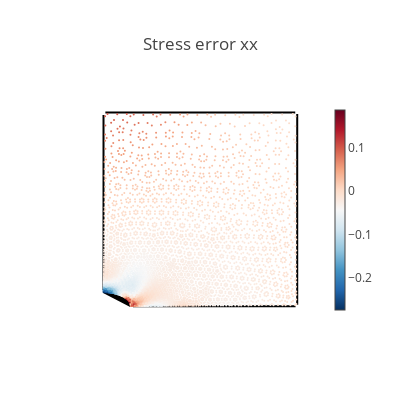
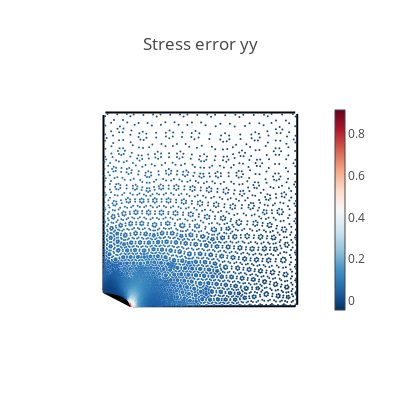
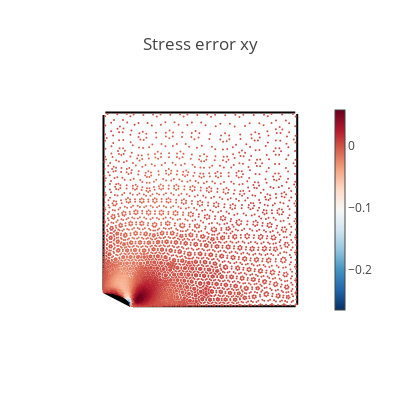
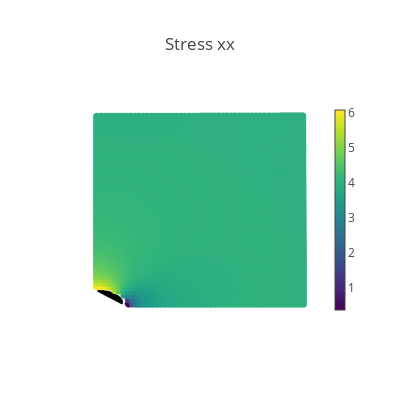

The notebook cell these images were saved under, in order:
### Code cell
val_rad_x = 0.14
p_val = Plate(val_rad_x, N, M) 
val_data_input, val_data_output, val_data_hole = p_val.load_reference_data()
val_collo, val_top, val_right, val_left, val_bottom, val_hole = p_val.generate_dataset()

# Create a validation domain different from the training domain
val_x, val_y = np.meshgrid(np.linspace(0, L, 50), np.linspace(0, L, 50))
val_r = Rx * np.ones(np.shape(val_x))
val_domain = np.vstack([val_x.ravel(), val_y.ravel(), val_r.ravel()]).T
mask = (
    ((val_domain[:, 0] ** 2) / (Rx**2)) + ((val_domain[:, 1] ** 2) / (Ry**2))
) > 1
val = torch.tensor(val_domain[mask], requires_grad=True, dtype=DTYPE)


# Compute model predictions on the validation domain
disp = net(val)
def_val = val[:, :-1] + disp
stress = torch.vmap(sigma)(val)
mises = torch.sqrt(
    stress[:, 0, 0] ** 2
    + stress[:, 1, 1] ** 2
    - stress[:, 0, 0] * stress[:, 1, 1]
    + 3 * stress[:, 0, 1] ** 2
)
# print([loss.item() for loss in compute_les(val)])


@torch.no_grad()
def make_plot(x, y, variable, title, cmap=sequential.Viridis, size=8.0):
    fig = go.Figure()

    # Plot boundaries
    m = dict(color="black")
    fig.add_trace(go.Scatter(x=top[:, 0], y=top[:, 1], mode="lines", marker=m))
    fig.add_trace(go.Scatter(x=bottom[:, 0], y=bottom[:, 1], mode="lines", marker=m))
    fig.add_trace(go.Scatter(x=left[:, 0], y=left[:, 1], mode="lines", marker=m))
    fig.add_trace(go.Scatter(x=right[:, 0], y=right[:, 1], mode="lines", marker=m))
    fig.add_trace(go.Scatter(x=hole[:, 0], y=hole[:, 1], mode="lines", marker=m))

    # Plot variable values
    m = dict(color=variable, colorscale=cmap, size=size, colorbar=dict(thickness=10))
    fig.add_trace(go.Scatter(x=x, y=y, marker=m, mode="markers"))

    # plot settings
    fig.layout.yaxis.scaleanchor = "x"
    fig.update_layout(
        template="none", width=400, height=400, title=title, showlegend=False
    )
    fig.update_xaxes(visible=False)
    fig.update_yaxes(visible=False)
    fig.show()


# Compute data error
s_data = val_data_output[:, 0:3]
s_pred = torch.vmap(sigma)(val_data_input[:, 0:3])
ds_xx = s_data[:, 0] - s_pred[:, 0, 0]
ds_yy = s_data[:, 1] - s_pred[:, 1, 1]
ds_xy = s_data[:, 2] - s_pred[:, 0, 1]


# Plot stress errors
cmap = sequential.RdBu_r
make_plot(*val_data_input[:, 0:2].T, ds_xx, "Stress error xx", size=2.0, cmap=cmap)
make_plot(*val_data_input[:, 0:2].T, ds_yy, "Stress error yy", size=2.0, cmap=cmap)
make_plot(*val_data_input[:, 0:2].T, ds_xy, "Stress error xy", size=2.0, cmap=cmap)

# Plot stresses
make_plot(*def_val.T, stress[:, 0, 0], "Stress xx")
make_plot(*def_val.T, stress[:, 0, 1], "Stress xy")
make_plot(*def_val.T, stress[:, 1, 1], "Stress yy")
make_plot(*def_val.T, mises, "Mises stress")

# Plot displacements
make_plot(*def_val.T, disp[:, 0], "Displacement in x", cmap=sequential.Inferno)
make_plot(*def_val.T, disp[:, 1], "Displacement in y", cmap=sequential.Inferno)

### Figure 1 — Plotly figure (JSON) as saved in the notebook; plotly's stock layout.template omitted (floating-point values rounded to 4 significant figures; data arrays with more than 128 entries replaced by an {"elided": "..."} marker saying what was removed)
{"data": [{"marker": {"color": "black"}, "mode": "lines", "type": "scatter", "x": [0.2955, 0.4677, 0.8937, 0.3076, 0.1575, 0.5853, 0.2686, 0.6532, 0.5686, 0.3732, 0.5484, 0.7345, 0.8207, 0.4554, 0.9647, 0.06614, 0.8485, 0.865, 0.2513, 0.9563, 0.3991, 0.492, 0.6627, 0.3281, 0.8129, 0.7723, 0.5148, 0.009548, 0.9898, 0.6254, 0.09903, 0.4357, 0.7125, 0.6034, 0.5331, 0.05297, 0.2004, 0.7468, 0.3401, 0.409, 0.1292, 0.6846, 0.2304, 0.03765, 0.1705, 0.9137, 0.9399, 0.7979, 0.1144, 0.1824], "y": [1, 1, 1, 1, 1, 1, 1, 1, 1, 1, 1, 1, 1, 1, 1, 1, 1, 1, 1, 1, 1, 1, 1, 1, 1, 1, 1, 1, 1, 1, 1, 1, 1, 1, 1, 1, 1, 1, 1, 1, 1, 1, 1, 1, 1, 1, 1, 1, 1, 1]}, {"marker": {"color": "black"}, "mode": "lines", "type": "scatter", "x": [0.2808, 0.5635, 0.5043, 0.4972, 0.3623, 0.5293, 0.2088, 0.7996, 0.9398, 0.193, 0.6912, 0.7657, 0.5548, 0.3878, 0.9559, 0.9077, 0.8963, 0.9916, 0.8232, 0.7034, 0.2738, 0.3571, 0.7578, 0.3254, 0.4099, 0.597, 0.176, 0.3131, 0.4446, 0.6714, 0.8061, 0.8503, 0.98, 0.6247, 0.4659, 0.1518, 0.2289, 0.6086, 0.7237, 0.4205, 0.2469, 0.876, 0.655], "y": [0, 0, 0, 0, 0, 0, 0, 0, 0, 0, 0, 0, 0, 0, 0, 0, 0, 0, 0, 0, 0, 0, 0, 0, 0, 0, 0, 0, 0, 0, 0, 0, 0, 0, 0, 0, 0, 0, 0, 0, 0, 0, 0]}, {"marker": {"color": "black"}, "mode": "lines", "type": "scatter", "x": [0, 0, 0, 0, 0, 0, 0, 0, 0, 0, 0, 0, 0, 0, 0, 0, 0, 0, 0, 0, 0, 0, 0, 0, 0, 0, 0, 0, 0, 0, 0, 0, 0, 0, 0, 0, 0, 0, 0, 0, 0, 0, 0, 0, 0, 0], "y": [0.2009, 0.5197, 0.6777, 0.8967, 0.3878, 0.8744, 0.6591, 0.7998, 0.5569, 0.5063, 0.7377, 0.4929, 0.5483, 0.9453, 0.3467, 0.1143, 0.1423, 0.7264, 0.2254, 0.6171, 0.2389, 0.2889, 0.8205, 0.3724, 0.7705, 0.2953, 0.396, 0.09477, 0.2593, 0.9873, 0.1839, 0.643, 0.7135, 0.447, 0.4584, 0.8508, 0.1595, 0.9773, 0.9158, 0.7931, 0.33, 0.4249, 0.08276, 0.5951, 0.6149, 0.9387]}, {"marker": {"color": "black"}, "mode": "lines", "type": "scatter", "x": [1, 1, 1, 1, 1, 1, 1, 1, 1, 1, 1, 1, 1, 1, 1, 1, 1, 1, 1, 1, 1, 1, 1, 1, 1, 1, 1, 1, 1, 1, 1, 1, 1, 1, 1, 1, 1, 1, 1, 1, 1, 1, 1, 1, 1, 1, 1, 1, 1, 1], "y": [0.2135, 0.1978, 0.4978, 0.6154, 0.3144, 0.6714, 0.3251, 0.717, 0.1002, 0.4357, 0.7833, 0.5255, 0.1215, 0.454, 0.6583, 0.6827, 0.3935, 0.4054, 0.9919, 0.3461, 0.2959, 0.9395, 0.165, 0.0786, 0.5627, 0.2224, 0.8277, 0.1551, 0.02715, 0.7514, 0.5908, 0.892, 0.2737, 0.7722, 0.8589, 0.6351, 0.7317, 0.8789, 0.9445, 0.2479, 0.9729, 0.09589, 0.9045, 0.475, 0.8024, 0.5101, 0.007603, 0.555, 0.3755, 0.05542]}, {"marker": {"color": "black"}, "mode": "lines", "type": "scatter", "x": [0.09625, 0.05695, 0.01046, 0.1348, 0.1386, 0.08804, 0.1247, 0.1311, 0.1283, 0.07143, 0.04905, 0.002825, 0.14, 0.06614, 0.1138, 0.02287, 0.1367, 0.03122, 0.086, 0.1055, 0.1191], "y": [0.05187, 0.06525, 0.07123, 0.01936, 0.01008, 0.05554, 0.03248, 0.02512, 0.02856, 0.06143, 0.0669, 0.07141, 0.0007326, 0.06295, 0.04159, 0.07047, 0.01547, 0.06963, 0.05636, 0.04693, 0.03757]}, {"marker": {"color": {"elided": "5526 float values"}, "colorbar": {"thickness": 10}, "colorscale": [[0, "rgb(5,48,97)"], [0.1, "rgb(33,102,172)"], [0.2, "rgb(67,147,195)"], [0.3, "rgb(146,197,222)"], [0.4, "rgb(209,229,240)"], [0.5, "rgb(247,247,247)"], [0.6, "rgb(253,219,199)"], [0.7, "rgb(244,165,130)"], [0.8, "rgb(214,96,77)"], [0.9, "rgb(178,24,43)"], [1, "rgb(103,0,31)"]], "size": 2}, "mode": "markers", "type": "scatter", "x": {"elided": "5526 float values"}, "y": {"elided": "5526 float values"}}], "layout": {"height": 400, "showlegend": false, "title": {"text": "Stress error xx"}, "width": 400, "xaxis": {"visible": false}, "yaxis": {"scaleanchor": "x", "visible": false}}}

### Figure 2 — Plotly figure (JSON) as saved in the notebook; plotly's stock layout.template omitted (floating-point values rounded to 4 significant figures; data arrays with more than 128 entries replaced by an {"elided": "..."} marker saying what was removed)
{"data": [{"marker": {"color": "black"}, "mode": "lines", "type": "scatter", "x": [0.2955, 0.4677, 0.8937, 0.3076, 0.1575, 0.5853, 0.2686, 0.6532, 0.5686, 0.3732, 0.5484, 0.7345, 0.8207, 0.4554, 0.9647, 0.06614, 0.8485, 0.865, 0.2513, 0.9563, 0.3991, 0.492, 0.6627, 0.3281, 0.8129, 0.7723, 0.5148, 0.009548, 0.9898, 0.6254, 0.09903, 0.4357, 0.7125, 0.6034, 0.5331, 0.05297, 0.2004, 0.7468, 0.3401, 0.409, 0.1292, 0.6846, 0.2304, 0.03765, 0.1705, 0.9137, 0.9399, 0.7979, 0.1144, 0.1824], "y": [1, 1, 1, 1, 1, 1, 1, 1, 1, 1, 1, 1, 1, 1, 1, 1, 1, 1, 1, 1, 1, 1, 1, 1, 1, 1, 1, 1, 1, 1, 1, 1, 1, 1, 1, 1, 1, 1, 1, 1, 1, 1, 1, 1, 1, 1, 1, 1, 1, 1]}, {"marker": {"color": "black"}, "mode": "lines", "type": "scatter", "x": [0.2808, 0.5635, 0.5043, 0.4972, 0.3623, 0.5293, 0.2088, 0.7996, 0.9398, 0.193, 0.6912, 0.7657, 0.5548, 0.3878, 0.9559, 0.9077, 0.8963, 0.9916, 0.8232, 0.7034, 0.2738, 0.3571, 0.7578, 0.3254, 0.4099, 0.597, 0.176, 0.3131, 0.4446, 0.6714, 0.8061, 0.8503, 0.98, 0.6247, 0.4659, 0.1518, 0.2289, 0.6086, 0.7237, 0.4205, 0.2469, 0.876, 0.655], "y": [0, 0, 0, 0, 0, 0, 0, 0, 0, 0, 0, 0, 0, 0, 0, 0, 0, 0, 0, 0, 0, 0, 0, 0, 0, 0, 0, 0, 0, 0, 0, 0, 0, 0, 0, 0, 0, 0, 0, 0, 0, 0, 0]}, {"marker": {"color": "black"}, "mode": "lines", "type": "scatter", "x": [0, 0, 0, 0, 0, 0, 0, 0, 0, 0, 0, 0, 0, 0, 0, 0, 0, 0, 0, 0, 0, 0, 0, 0, 0, 0, 0, 0, 0, 0, 0, 0, 0, 0, 0, 0, 0, 0, 0, 0, 0, 0, 0, 0, 0, 0], "y": [0.2009, 0.5197, 0.6777, 0.8967, 0.3878, 0.8744, 0.6591, 0.7998, 0.5569, 0.5063, 0.7377, 0.4929, 0.5483, 0.9453, 0.3467, 0.1143, 0.1423, 0.7264, 0.2254, 0.6171, 0.2389, 0.2889, 0.8205, 0.3724, 0.7705, 0.2953, 0.396, 0.09477, 0.2593, 0.9873, 0.1839, 0.643, 0.7135, 0.447, 0.4584, 0.8508, 0.1595, 0.9773, 0.9158, 0.7931, 0.33, 0.4249, 0.08276, 0.5951, 0.6149, 0.9387]}, {"marker": {"color": "black"}, "mode": "lines", "type": "scatter", "x": [1, 1, 1, 1, 1, 1, 1, 1, 1, 1, 1, 1, 1, 1, 1, 1, 1, 1, 1, 1, 1, 1, 1, 1, 1, 1, 1, 1, 1, 1, 1, 1, 1, 1, 1, 1, 1, 1, 1, 1, 1, 1, 1, 1, 1, 1, 1, 1, 1, 1], "y": [0.2135, 0.1978, 0.4978, 0.6154, 0.3144, 0.6714, 0.3251, 0.717, 0.1002, 0.4357, 0.7833, 0.5255, 0.1215, 0.454, 0.6583, 0.6827, 0.3935, 0.4054, 0.9919, 0.3461, 0.2959, 0.9395, 0.165, 0.0786, 0.5627, 0.2224, 0.8277, 0.1551, 0.02715, 0.7514, 0.5908, 0.892, 0.2737, 0.7722, 0.8589, 0.6351, 0.7317, 0.8789, 0.9445, 0.2479, 0.9729, 0.09589, 0.9045, 0.475, 0.8024, 0.5101, 0.007603, 0.555, 0.3755, 0.05542]}, {"marker": {"color": "black"}, "mode": "lines", "type": "scatter", "x": [0.09625, 0.05695, 0.01046, 0.1348, 0.1386, 0.08804, 0.1247, 0.1311, 0.1283, 0.07143, 0.04905, 0.002825, 0.14, 0.06614, 0.1138, 0.02287, 0.1367, 0.03122, 0.086, 0.1055, 0.1191], "y": [0.05187, 0.06525, 0.07123, 0.01936, 0.01008, 0.05554, 0.03248, 0.02512, 0.02856, 0.06143, 0.0669, 0.07141, 0.0007326, 0.06295, 0.04159, 0.07047, 0.01547, 0.06963, 0.05636, 0.04693, 0.03757]}, {"marker": {"color": {"elided": "5526 float values"}, "colorbar": {"thickness": 10}, "colorscale": [[0, "rgb(5,48,97)"], [0.1, "rgb(33,102,172)"], [0.2, "rgb(67,147,195)"], [0.3, "rgb(146,197,222)"], [0.4, "rgb(209,229,240)"], [0.5, "rgb(247,247,247)"], [0.6, "rgb(253,219,199)"], [0.7, "rgb(244,165,130)"], [0.8, "rgb(214,96,77)"], [0.9, "rgb(178,24,43)"], [1, "rgb(103,0,31)"]], "size": 2}, "mode": "markers", "type": "scatter", "x": {"elided": "5526 float values"}, "y": {"elided": "5526 float values"}}], "layout": {"height": 400, "showlegend": false, "title": {"text": "Stress error yy"}, "width": 400, "xaxis": {"visible": false}, "yaxis": {"scaleanchor": "x", "visible": false}}}

### Figure 3 — Plotly figure (JSON) as saved in the notebook; plotly's stock layout.template omitted (floating-point values rounded to 4 significant figures; data arrays with more than 128 entries replaced by an {"elided": "..."} marker saying what was removed)
{"data": [{"marker": {"color": "black"}, "mode": "lines", "type": "scatter", "x": [0.2955, 0.4677, 0.8937, 0.3076, 0.1575, 0.5853, 0.2686, 0.6532, 0.5686, 0.3732, 0.5484, 0.7345, 0.8207, 0.4554, 0.9647, 0.06614, 0.8485, 0.865, 0.2513, 0.9563, 0.3991, 0.492, 0.6627, 0.3281, 0.8129, 0.7723, 0.5148, 0.009548, 0.9898, 0.6254, 0.09903, 0.4357, 0.7125, 0.6034, 0.5331, 0.05297, 0.2004, 0.7468, 0.3401, 0.409, 0.1292, 0.6846, 0.2304, 0.03765, 0.1705, 0.9137, 0.9399, 0.7979, 0.1144, 0.1824], "y": [1, 1, 1, 1, 1, 1, 1, 1, 1, 1, 1, 1, 1, 1, 1, 1, 1, 1, 1, 1, 1, 1, 1, 1, 1, 1, 1, 1, 1, 1, 1, 1, 1, 1, 1, 1, 1, 1, 1, 1, 1, 1, 1, 1, 1, 1, 1, 1, 1, 1]}, {"marker": {"color": "black"}, "mode": "lines", "type": "scatter", "x": [0.2808, 0.5635, 0.5043, 0.4972, 0.3623, 0.5293, 0.2088, 0.7996, 0.9398, 0.193, 0.6912, 0.7657, 0.5548, 0.3878, 0.9559, 0.9077, 0.8963, 0.9916, 0.8232, 0.7034, 0.2738, 0.3571, 0.7578, 0.3254, 0.4099, 0.597, 0.176, 0.3131, 0.4446, 0.6714, 0.8061, 0.8503, 0.98, 0.6247, 0.4659, 0.1518, 0.2289, 0.6086, 0.7237, 0.4205, 0.2469, 0.876, 0.655], "y": [0, 0, 0, 0, 0, 0, 0, 0, 0, 0, 0, 0, 0, 0, 0, 0, 0, 0, 0, 0, 0, 0, 0, 0, 0, 0, 0, 0, 0, 0, 0, 0, 0, 0, 0, 0, 0, 0, 0, 0, 0, 0, 0]}, {"marker": {"color": "black"}, "mode": "lines", "type": "scatter", "x": [0, 0, 0, 0, 0, 0, 0, 0, 0, 0, 0, 0, 0, 0, 0, 0, 0, 0, 0, 0, 0, 0, 0, 0, 0, 0, 0, 0, 0, 0, 0, 0, 0, 0, 0, 0, 0, 0, 0, 0, 0, 0, 0, 0, 0, 0], "y": [0.2009, 0.5197, 0.6777, 0.8967, 0.3878, 0.8744, 0.6591, 0.7998, 0.5569, 0.5063, 0.7377, 0.4929, 0.5483, 0.9453, 0.3467, 0.1143, 0.1423, 0.7264, 0.2254, 0.6171, 0.2389, 0.2889, 0.8205, 0.3724, 0.7705, 0.2953, 0.396, 0.09477, 0.2593, 0.9873, 0.1839, 0.643, 0.7135, 0.447, 0.4584, 0.8508, 0.1595, 0.9773, 0.9158, 0.7931, 0.33, 0.4249, 0.08276, 0.5951, 0.6149, 0.9387]}, {"marker": {"color": "black"}, "mode": "lines", "type": "scatter", "x": [1, 1, 1, 1, 1, 1, 1, 1, 1, 1, 1, 1, 1, 1, 1, 1, 1, 1, 1, 1, 1, 1, 1, 1, 1, 1, 1, 1, 1, 1, 1, 1, 1, 1, 1, 1, 1, 1, 1, 1, 1, 1, 1, 1, 1, 1, 1, 1, 1, 1], "y": [0.2135, 0.1978, 0.4978, 0.6154, 0.3144, 0.6714, 0.3251, 0.717, 0.1002, 0.4357, 0.7833, 0.5255, 0.1215, 0.454, 0.6583, 0.6827, 0.3935, 0.4054, 0.9919, 0.3461, 0.2959, 0.9395, 0.165, 0.0786, 0.5627, 0.2224, 0.8277, 0.1551, 0.02715, 0.7514, 0.5908, 0.892, 0.2737, 0.7722, 0.8589, 0.6351, 0.7317, 0.8789, 0.9445, 0.2479, 0.9729, 0.09589, 0.9045, 0.475, 0.8024, 0.5101, 0.007603, 0.555, 0.3755, 0.05542]}, {"marker": {"color": "black"}, "mode": "lines", "type": "scatter", "x": [0.09625, 0.05695, 0.01046, 0.1348, 0.1386, 0.08804, 0.1247, 0.1311, 0.1283, 0.07143, 0.04905, 0.002825, 0.14, 0.06614, 0.1138, 0.02287, 0.1367, 0.03122, 0.086, 0.1055, 0.1191], "y": [0.05187, 0.06525, 0.07123, 0.01936, 0.01008, 0.05554, 0.03248, 0.02512, 0.02856, 0.06143, 0.0669, 0.07141, 0.0007326, 0.06295, 0.04159, 0.07047, 0.01547, 0.06963, 0.05636, 0.04693, 0.03757]}, {"marker": {"color": {"elided": "5526 float values"}, "colorbar": {"thickness": 10}, "colorscale": [[0, "rgb(5,48,97)"], [0.1, "rgb(33,102,172)"], [0.2, "rgb(67,147,195)"], [0.3, "rgb(146,197,222)"], [0.4, "rgb(209,229,240)"], [0.5, "rgb(247,247,247)"], [0.6, "rgb(253,219,199)"], [0.7, "rgb(244,165,130)"], [0.8, "rgb(214,96,77)"], [0.9, "rgb(178,24,43)"], [1, "rgb(103,0,31)"]], "size": 2}, "mode": "markers", "type": "scatter", "x": {"elided": "5526 float values"}, "y": {"elided": "5526 float values"}}], "layout": {"height": 400, "showlegend": false, "title": {"text": "Stress error xy"}, "width": 400, "xaxis": {"visible": false}, "yaxis": {"scaleanchor": "x", "visible": false}}}

### Figure 4 — Plotly figure (JSON) as saved in the notebook; plotly's stock layout.template omitted (floating-point values rounded to 4 significant figures; data arrays with more than 128 entries replaced by an {"elided": "..."} marker saying what was removed)
{"data": [{"marker": {"color": "black"}, "mode": "lines", "type": "scatter", "x": [0.2955, 0.4677, 0.8937, 0.3076, 0.1575, 0.5853, 0.2686, 0.6532, 0.5686, 0.3732, 0.5484, 0.7345, 0.8207, 0.4554, 0.9647, 0.06614, 0.8485, 0.865, 0.2513, 0.9563, 0.3991, 0.492, 0.6627, 0.3281, 0.8129, 0.7723, 0.5148, 0.009548, 0.9898, 0.6254, 0.09903, 0.4357, 0.7125, 0.6034, 0.5331, 0.05297, 0.2004, 0.7468, 0.3401, 0.409, 0.1292, 0.6846, 0.2304, 0.03765, 0.1705, 0.9137, 0.9399, 0.7979, 0.1144, 0.1824], "y": [1, 1, 1, 1, 1, 1, 1, 1, 1, 1, 1, 1, 1, 1, 1, 1, 1, 1, 1, 1, 1, 1, 1, 1, 1, 1, 1, 1, 1, 1, 1, 1, 1, 1, 1, 1, 1, 1, 1, 1, 1, 1, 1, 1, 1, 1, 1, 1, 1, 1]}, {"marker": {"color": "black"}, "mode": "lines", "type": "scatter", "x": [0.2808, 0.5635, 0.5043, 0.4972, 0.3623, 0.5293, 0.2088, 0.7996, 0.9398, 0.193, 0.6912, 0.7657, 0.5548, 0.3878, 0.9559, 0.9077, 0.8963, 0.9916, 0.8232, 0.7034, 0.2738, 0.3571, 0.7578, 0.3254, 0.4099, 0.597, 0.176, 0.3131, 0.4446, 0.6714, 0.8061, 0.8503, 0.98, 0.6247, 0.4659, 0.1518, 0.2289, 0.6086, 0.7237, 0.4205, 0.2469, 0.876, 0.655], "y": [0, 0, 0, 0, 0, 0, 0, 0, 0, 0, 0, 0, 0, 0, 0, 0, 0, 0, 0, 0, 0, 0, 0, 0, 0, 0, 0, 0, 0, 0, 0, 0, 0, 0, 0, 0, 0, 0, 0, 0, 0, 0, 0]}, {"marker": {"color": "black"}, "mode": "lines", "type": "scatter", "x": [0, 0, 0, 0, 0, 0, 0, 0, 0, 0, 0, 0, 0, 0, 0, 0, 0, 0, 0, 0, 0, 0, 0, 0, 0, 0, 0, 0, 0, 0, 0, 0, 0, 0, 0, 0, 0, 0, 0, 0, 0, 0, 0, 0, 0, 0], "y": [0.2009, 0.5197, 0.6777, 0.8967, 0.3878, 0.8744, 0.6591, 0.7998, 0.5569, 0.5063, 0.7377, 0.4929, 0.5483, 0.9453, 0.3467, 0.1143, 0.1423, 0.7264, 0.2254, 0.6171, 0.2389, 0.2889, 0.8205, 0.3724, 0.7705, 0.2953, 0.396, 0.09477, 0.2593, 0.9873, 0.1839, 0.643, 0.7135, 0.447, 0.4584, 0.8508, 0.1595, 0.9773, 0.9158, 0.7931, 0.33, 0.4249, 0.08276, 0.5951, 0.6149, 0.9387]}, {"marker": {"color": "black"}, "mode": "lines", "type": "scatter", "x": [1, 1, 1, 1, 1, 1, 1, 1, 1, 1, 1, 1, 1, 1, 1, 1, 1, 1, 1, 1, 1, 1, 1, 1, 1, 1, 1, 1, 1, 1, 1, 1, 1, 1, 1, 1, 1, 1, 1, 1, 1, 1, 1, 1, 1, 1, 1, 1, 1, 1], "y": [0.2135, 0.1978, 0.4978, 0.6154, 0.3144, 0.6714, 0.3251, 0.717, 0.1002, 0.4357, 0.7833, 0.5255, 0.1215, 0.454, 0.6583, 0.6827, 0.3935, 0.4054, 0.9919, 0.3461, 0.2959, 0.9395, 0.165, 0.0786, 0.5627, 0.2224, 0.8277, 0.1551, 0.02715, 0.7514, 0.5908, 0.892, 0.2737, 0.7722, 0.8589, 0.6351, 0.7317, 0.8789, 0.9445, 0.2479, 0.9729, 0.09589, 0.9045, 0.475, 0.8024, 0.5101, 0.007603, 0.555, 0.3755, 0.05542]}, {"marker": {"color": "black"}, "mode": "lines", "type": "scatter", "x": [0.09625, 0.05695, 0.01046, 0.1348, 0.1386, 0.08804, 0.1247, 0.1311, 0.1283, 0.07143, 0.04905, 0.002825, 0.14, 0.06614, 0.1138, 0.02287, 0.1367, 0.03122, 0.086, 0.1055, 0.1191], "y": [0.05187, 0.06525, 0.07123, 0.01936, 0.01008, 0.05554, 0.03248, 0.02512, 0.02856, 0.06143, 0.0669, 0.07141, 0.0007326, 0.06295, 0.04159, 0.07047, 0.01547, 0.06963, 0.05636, 0.04693, 0.03757]}, {"marker": {"color": {"elided": "2476 float values"}, "colorbar": {"thickness": 10}, "colorscale": [[0, "#440154"], [0.1111, "#482878"], [0.2222, "#3e4989"], [0.3333, "#31688e"], [0.4444, "#26828e"], [0.5556, "#1f9e89"], [0.6667, "#35b779"], [0.7778, "#6ece58"], [0.8889, "#b5de2b"], [1, "#fde725"]], "size": 8}, "mode": "markers", "type": "scatter", "x": {"elided": "2476 float values"}, "y": {"elided": "2476 float values"}}], "layout": {"height": 400, "showlegend": false, "title": {"text": "Stress xx"}, "width": 400, "xaxis": {"visible": false}, "yaxis": {"scaleanchor": "x", "visible": false}}}
